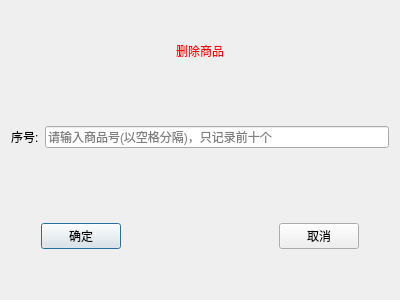
<?xml version="1.0" encoding="UTF-8"?>
<ui version="4.0">
 <class>delete_commodity</class>
 <widget class="QDialog" name="delete_commodity">
  <property name="geometry">
   <rect>
    <x>0</x>
    <y>0</y>
    <width>400</width>
    <height>300</height>
   </rect>
  </property>
  <property name="windowTitle">
   <string>删除商品</string>
  </property>
  <layout class="QVBoxLayout" name="verticalLayout" stretch="2,2,1,2,1">
   <item>
    <widget class="QLabel" name="la_1">
     <property name="styleSheet">
      <string notr="true">font: 75 20pt &quot;微软雅黑&quot;;
color: rgb(255, 0, 0);</string>
     </property>
     <property name="text">
      <string>删除商品</string>
     </property>
     <property name="alignment">
      <set>Qt::AlignCenter</set>
     </property>
    </widget>
   </item>
   <item>
    <layout class="QHBoxLayout" name="horizontalLayout_2">
     <item>
      <widget class="QLabel" name="la_2">
       <property name="sizePolicy">
        <sizepolicy hsizetype="Preferred" vsizetype="Expanding">
         <horstretch>0</horstretch>
         <verstretch>0</verstretch>
        </sizepolicy>
       </property>
       <property name="text">
        <string>序号:</string>
       </property>
      </widget>
     </item>
     <item>
      <widget class="QLineEdit" name="le_num">
       <property name="placeholderText">
        <string>请输入商品号(以空格分隔)，只记录前十个</string>
       </property>
      </widget>
     </item>
    </layout>
   </item>
   <item>
    <spacer name="verticalSpacer">
     <property name="orientation">
      <enum>Qt::Vertical</enum>
     </property>
     <property name="sizeHint" stdset="0">
      <size>
       <width>20</width>
       <height>40</height>
      </size>
     </property>
    </spacer>
   </item>
   <item>
    <layout class="QHBoxLayout" name="horizontalLayout" stretch="1,1,5,1,1">
     <item>
      <spacer name="horizontalSpacer_2">
       <property name="orientation">
        <enum>Qt::Horizontal</enum>
       </property>
       <property name="sizeHint" stdset="0">
        <size>
         <width>40</width>
         <height>20</height>
        </size>
       </property>
      </spacer>
     </item>
     <item>
      <widget class="QPushButton" name="btn_determine">
       <property name="text">
        <string>确定</string>
       </property>
      </widget>
     </item>
     <item>
      <spacer name="horizontalSpacer">
       <property name="orientation">
        <enum>Qt::Horizontal</enum>
       </property>
       <property name="sizeHint" stdset="0">
        <size>
         <width>40</width>
         <height>20</height>
        </size>
       </property>
      </spacer>
     </item>
     <item>
      <widget class="QPushButton" name="btn_cencel">
       <property name="text">
        <string>取消</string>
       </property>
      </widget>
     </item>
     <item>
      <spacer name="horizontalSpacer_3">
       <property name="orientation">
        <enum>Qt::Horizontal</enum>
       </property>
       <property name="sizeHint" stdset="0">
        <size>
         <width>40</width>
         <height>20</height>
        </size>
       </property>
      </spacer>
     </item>
    </layout>
   </item>
   <item>
    <spacer name="verticalSpacer_2">
     <property name="orientation">
      <enum>Qt::Vertical</enum>
     </property>
     <property name="sizeHint" stdset="0">
      <size>
       <width>20</width>
       <height>40</height>
      </size>
     </property>
    </spacer>
   </item>
  </layout>
 </widget>
 <resources/>
 <connections/>
</ui>
